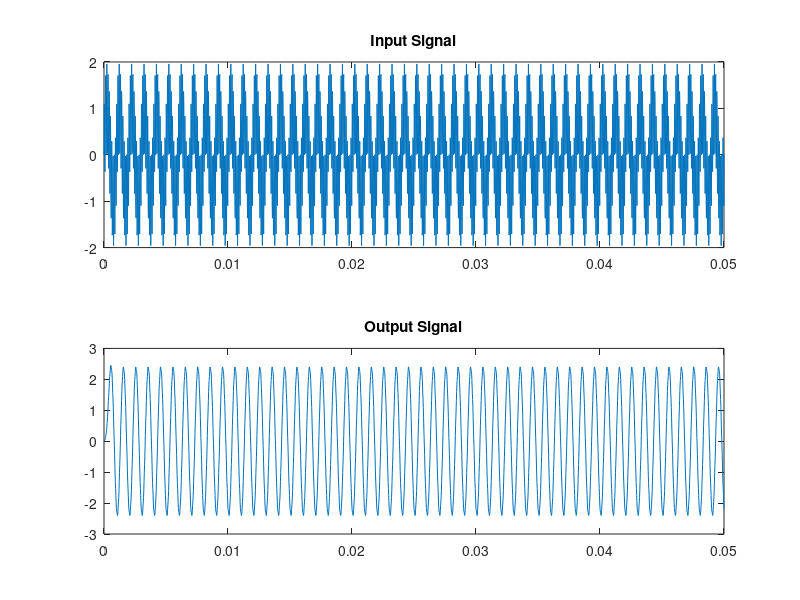

This figure's MATLAB source:
Fs = 48000;
Ts = 1/Fs;
T = 0.05;

t = 0:Ts:T;

x1 = sin(2*pi*1000*t);
x2 = sin(2*pi*10000*t);

x = x1 + x2;

h = [1 1 2 2 3 4 5 6 7 8 9 10 11 12 13 14 ...
     14 13 12 11 10 9 8 7 6 5 4 3 2 2 1 1]/64;

y = filter(h,1,x);

figure;
subplot(2,1,1);
plot(t,x);
title('Input Signal');

subplot(2,1,2);
plot(t,y);
title('Output Signal');
